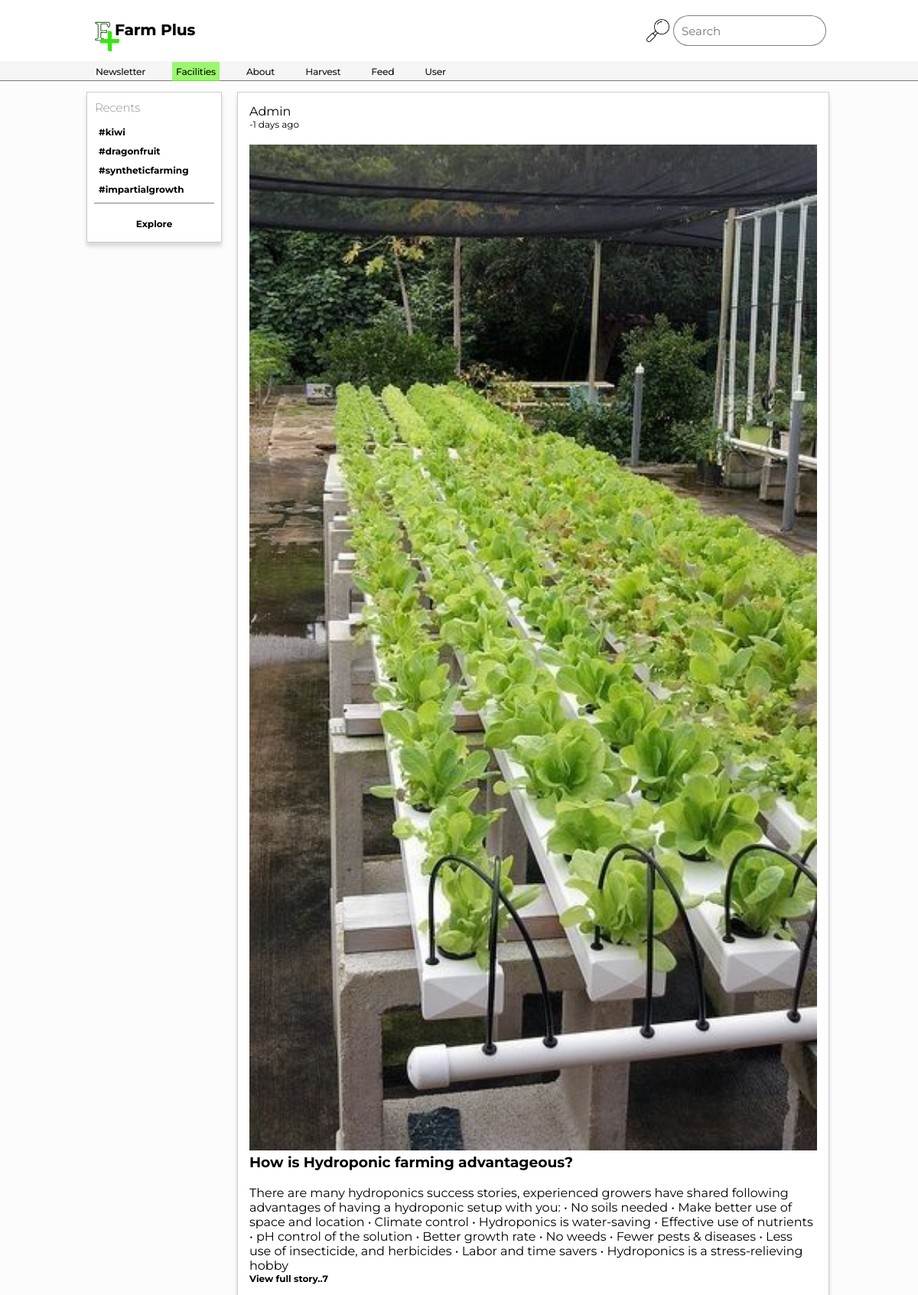
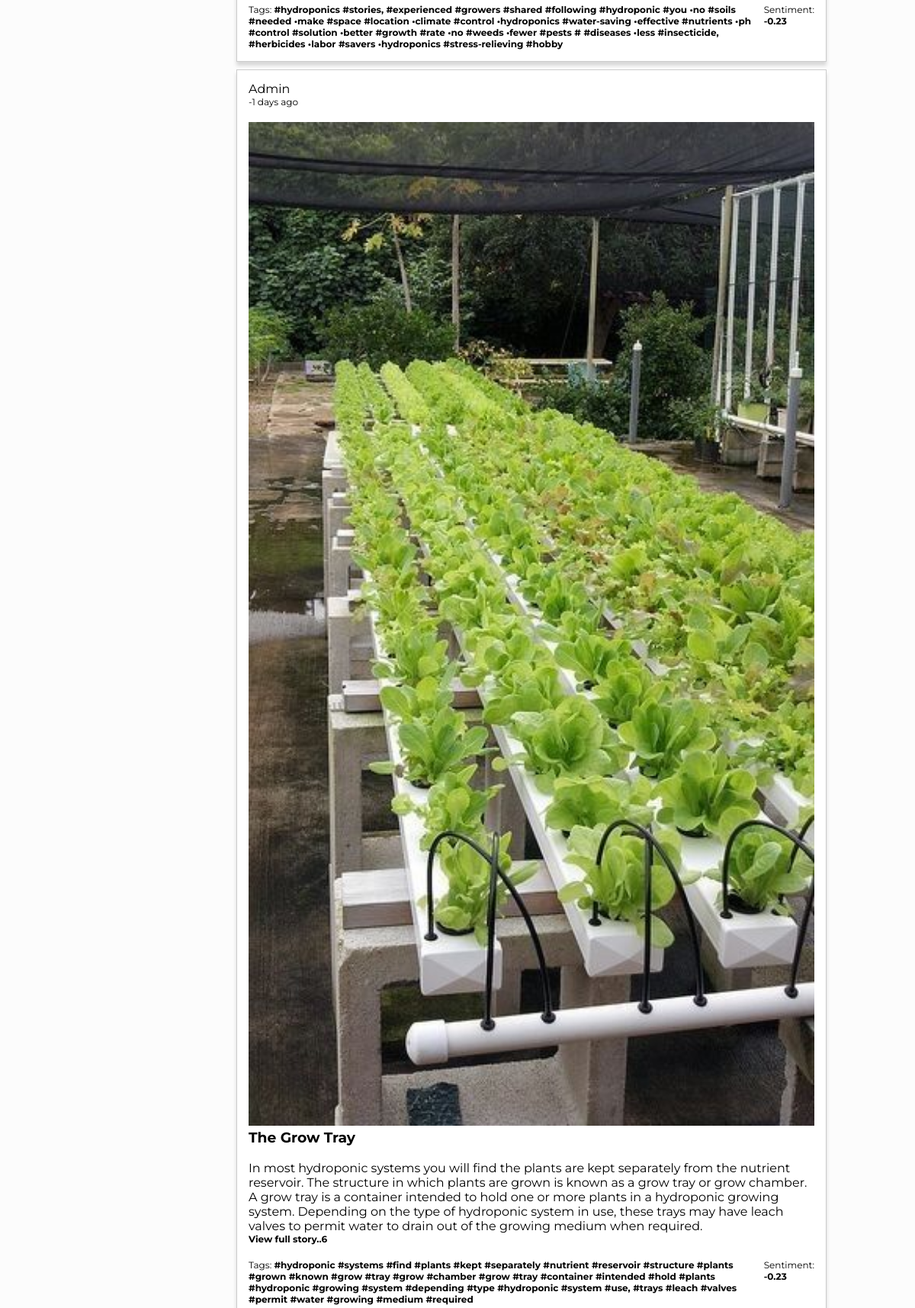
Screenshot of /facilities (upper part) with the database file from the repository (2 pictures, top to bottom).
### __init__.py (models this page shows, shortened)
class Facility(db.Model):
    id=db.Column('facid',db.Integer,primary_key=True)
    img=db.Column('facimg',db.String(100),nullable=True)
    title=db.Column('factitle',db.String(150),nullable=False)
    content=db.Column('facontent',db.String(1000),nullable=False)
    time=db.Column('factime',db.String(50),nullable=False)
    tag=db.Column('factag',db.String(100),nullable=True)

### __init__.py (the view)
@app.route('/facilities')
def facilities():
    facs=Facility.query.all()
    revfacs=facs[::-1]
    time_list=getTimeList(revfacs)
    return render_template('infacilities.html',facilities=revfacs,time_list=time_list)

### __init__.py (called while the page is built)
def getTimeList(revstories):
    time_list=[]
    U=[' days',' months',' years',' hours',' minutes',' seconds']
    for story in revstories:
        pasttime=story.time
        ctime=datetime.now().strftime("%d-%m-%y-%H-%M-%S")
        t1=[int(x) for x in pasttime.split('-')]
        t2=[int(x) for x in ctime.split('-')]
        for i in range(6):
            if not t1[i]==t2[i]:
                time_list.append(str(t2[i]-t1[i])+U[i]+' ago')
                break
            if i==5:
                time_list.append('Just now')
    return time_list

### templates/infacilities.html (shortened to what this page needs)
{% extends 'inapp.html' %}
{% block nav2 %}
<ul>
    <li><a onclick="axe()" href="/newsletter">Newsletter</a></li>
    <li><a onclick="axe()" class="active" href="/facilities">Facilities</a></li>
    <li><a onclick="axe()" href="/about">About</a></li>
    <li><a onclick="axe()" href="/harvest">Harvest</a></li>
    <li><a onclick="axe()" href="/feed">Feed</a></li>
    <li><a onclick="axe()" href="/dash">User</a></li>
</ul>
{% endblock %}
{% block content %}
    <div class="leftcontainer">
        <div class="card">
            <h5>Recents</h5>
            <div class="tags">
                <li><a href="#">#kiwi</a></li>
                <li><a href="#">#dragonfruit</a></li>
                <li><a href="#">#syntheticfarming</a></li>
                <li><a href="#">#impartialgrowth</a></li>
            </div>
            <div class="div"></div>
            <div class="expand" id="explore">
                <li><a href="#">Explore</a></li>
            </div>
        </div>
    </div>
    <div class="rightcontainer">
        {% if facilities and time_list %}
    {% for n,t in facilities|zip(time_list) %}
    <div class="card">
        Admin <div>{{t}}</div><br>
        {% if n.img %}
        <img id="storyImg" src="{{ url_for('static',filename='uploads/'+n.img) }}" alt="">
        {% endif %}
        <br>
        <h3>{{n.title}}</h3>
        <br>
        {{n.content}}<br>
        <div onclick="viewFullStory()" id="fullStory"><span>View full story..{{n.id}}</span></div>
        <br>
        <div class="cardsentiment">
            <div>
                {% if n.tag %}
                Tags:
                <span id="tag">{{n.tag}}</span>
                {% else %}
                All stopwords
                {% endif %}
            </div>
            <div>
                Sentiment:
                <span id="sentival">-0.23</span>
            </div>
        </div>
    </div>
    {% endfor %}
    {% endif %}
    </div>
{% endblock %}

### static/styles/inapp4.css (style rules this page uses)
* { margin: 0; padding:0; box-sizing: border-box; font-family: 'Montserrat', sans-serif; cursor: default; }
body { background-color: rgba(230,230,230,.1); display: flex; }
.card { background-color: white; border: 1px solid; min-height: fit-content; overflow: hidden; border-color: rgba(0,0,0,0.2); box-shadow: 0 5px 5px rgba(0,0,0,0.15); }
.navbar2 ul { display: flex; }
.navbar2 ul li { list-style: none; padding-right: 30px; }
.navbar2 ul li a { text-decoration: none; color: black; cursor: pointer; font-size: 12px; text-shadow: .5px 0 0 rgba(0,0,0,0.5); padding: 5px; transition: all .5s; }
.navbar2 ul li .active { background-color: rgba(117, 248, 56,.7); }
.leftcontainer { margin-top: 15vh; display: flex; flex-direction: column; min-height: fit-content; align-items:flex-end; justify-content:flex-start; width: 25%; }
.leftcontainer .card { width: 59%; margin-right: 10px; margin-bottom: 10px; }
.leftcontainer .card h5 { padding-top: 15px; padding: 10px; font-size: 15px; font-weight: lighter; }
.leftcontainer .card .tags { width: 100%; }
.leftcontainer .card .tags li { list-style: none; width: 100%; display: flex; }
.leftcontainer .card .tags li a { font-size: 12px; font-weight: bolder; color: black; text-decoration: none; padding: 5px; padding-left: 15px; width: 100%; cursor: pointer; }
.leftcontainer .card .div { width: 90%; margin-left: 5%; height: 1px; background-color: rgba(0,0,0,0.5); margin-top: 5px; }
.leftcontainer .card .expand { width: 100%; height: 50px; display: flex; align-items: center; justify-content: center; cursor: pointer; }
.leftcontainer .card .expand li { list-style: none; }
.leftcontainer .card .expand li a { font-size: 12px; text-decoration: none; color: black; font-weight: bolder; cursor: pointer; }
.rightcontainer { margin-top: 15vh; min-height: fit-content; display: flex; width: 75%; flex-direction: column; align-items: flex-start; }
.rightcontainer .card { width: 86%; margin-left: 10px; padding-top: 25px; padding-bottom: 10px; margin-bottom: 10px; padding: 15px; }
.rightcontainer .card div { font-size: 12px; }
.rightcontainer .card span { font-weight: bolder; }
.rightcontainer .card .cardsentiment { display: flex; justify-content: space-between; width: 100%; }
.rightcontainer .card #fullStory span { cursor: pointer; }
.rightcontainer .card #storyImg { width: 100%; }

### rows the page displays
Facility: t "-1 days ago", facimg (picture), title "How is Hydroponic farming advantageous?", content "There are many hydroponics success stories, experienced growers have shared following advantages of having a hydroponic setup with you: • No soils needed • Make better use of space and location • Climate control • Hydroponics is water-saving • Effective use of nutrients • pH control of the solution • Better growth rate • No weeds • Fewer pests & diseases • Less use of insecticide, and herbicides • Labor and time savers • Hydroponics is a stress-relieving hobby", id "7", tag "#hydroponics #stories, #experienced #growers #shared #following #hydroponic #you •no #soils #needed •make #space #location •climate #control •hydroponics #water-saving •effective #nutrients •ph #control #solution •better #growth #rate •no #weeds •fewer #pests # #diseases •less #insecticide, #herbicides •labor #savers •hydroponics #stress-relieving #hobby"
Facility: t "-1 days ago", facimg (picture), title "The Grow Tray", content "In most hydroponic systems you will find the plants are kept separately from the nutrient reservoir. The structure in which plants are grown is known as a grow tray or grow chamber. A grow tray is a container intended to hold one or more plants in a hydroponic growing system. Depending on the type of hydroponic system in use, these trays may have leach valves to permit water to drain out of the growing medium when required.", id "6", tag "#hydroponic #systems #find #plants #kept #separately #nutrient #reservoir #structure #plants #grown #known #grow #tray #grow #chamber #grow #tray #container #intended #hold #plants #hydroponic #growing #system #depending #type #hydroponic #system #use, #trays #leach #valves #permit #water #growing #medium #required"
